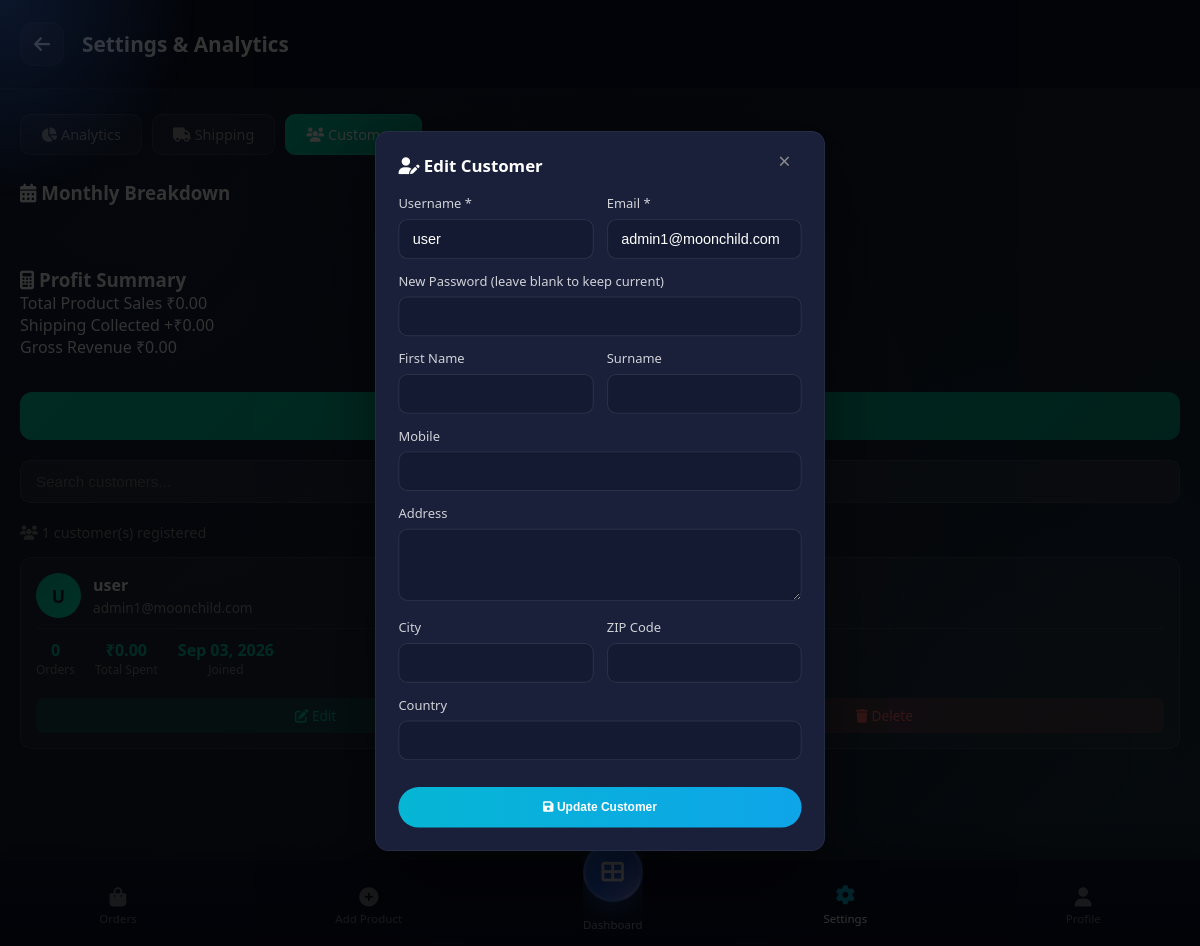
The page /admin_settings.php?edit_customer=2&tab=customers (signed in) on the database its author committed.
### tables this page shows
CREATE TABLE users (
    id INT AUTO_INCREMENT PRIMARY KEY,
    username VARCHAR(50) NOT NULL UNIQUE,
    email VARCHAR(100) NOT NULL UNIQUE,
    password VARCHAR(255) NOT NULL,
    first_name VARCHAR(50) DEFAULT NULL,
    surname VARCHAR(50) DEFAULT NULL,
    mobile VARCHAR(20) DEFAULT NULL,
    address TEXT DEFAULT NULL,
    city VARCHAR(100) DEFAULT NULL,
    zip_code VARCHAR(20) DEFAULT NULL,
    country VARCHAR(100) DEFAULT NULL,
    user_type ENUM('admin', 'user') DEFAULT 'user',
    created_at TIMESTAMP DEFAULT CURRENT_TIMESTAMP
);

### admin_settings.php (the view, shortened to what this page needs)
<?php
require_once 'config.php';
$revenue_stmt = $conn->query("SELECT
    SUM(total_amount) as total_revenue,
    SUM(shipping_cost) as total_shipping,
    SUM(subtotal) as product_revenue,
    COUNT(*) as total_orders
    FROM orders WHERE status != 'cancelled'");
$analytics = $revenue_stmt->fetch(PDO::FETCH_ASSOC);
$monthly_stmt = $conn->query("SELECT
    DATE_FORMAT(created_at, '%Y-%m') as month,
    SUM(total_amount) as revenue,
    SUM(shipping_cost) as shipping,
    COUNT(*) as orders
    FROM orders
    WHERE status != 'cancelled'
    GROUP BY DATE_FORMAT(created_at, '%Y-%m')
    ORDER BY month DESC
    LIMIT 6");
$monthly_data = $monthly_stmt->fetchAll(PDO::FETCH_ASSOC);
$customers_stmt = $conn->query("SELECT u.*,
    (SELECT COUNT(*) FROM orders WHERE user_id = u.id) as order_count,
    (SELECT SUM(total_amount) FROM orders WHERE user_id = u.id AND status != 'cancelled') as total_spent
    FROM users u WHERE u.user_type = 'user' ORDER BY u.created_at DESC");
$customers = $customers_stmt->fetchAll(PDO::FETCH_ASSOC);
$edit_customer = null;
if (isset($_GET['edit_customer'])) {
    $edit_id = (int)$_GET['edit_customer'];
    $edit_stmt = $conn->prepare("SELECT * FROM users WHERE id = ? AND user_type = 'user'");
    $edit_stmt->execute([$edit_id]);
    $edit_customer = $edit_stmt->fetch(PDO::FETCH_ASSOC);
}
$active_tab = $_GET['tab'] ?? 'analytics';
?>
<!DOCTYPE html>
<html lang="en">
<head>
    <link rel="stylesheet" href="shop.css?v=2.1">
    <link rel="stylesheet" href="https://cdnjs.cloudflare.com/ajax/libs/font-awesome/6.4.0/css/all.min.css">
</head>
<body>
    <div class="page-header">
        <a href="admin_dashboard.php" class="back-btn"><i class="fas fa-arrow-left"></i></a>
        <h1 class="page-title">Settings & Analytics</h1>
    </div>
    <main class="main-content">
        <div class="settings-tabs">
            <a href="?tab=analytics" class="settings-tab <?php echo $active_tab === 'analytics' ? 'active' : ''; ?>">
                <i class="fas fa-chart-pie"></i> Analytics
            </a>
            <a href="?tab=shipping" class="settings-tab <?php echo $active_tab === 'shipping' ? 'active' : ''; ?>">
                <i class="fas fa-truck"></i> Shipping
            </a>
            <a href="?tab=customers" class="settings-tab <?php echo $active_tab === 'customers' ? 'active' : ''; ?>">
                <i class="fas fa-users"></i> Customers
            </a>
        </div>
        <div class="detail-card">
            <h3><i class="fas fa-calendar-alt"></i> Monthly Breakdown</h3>
            <?php if(count($monthly_data) > 0): ?>
            <table class="admin-table">
                <thead>
                    <tr>
                        <th>Month</th>
                        <th>Orders</th>
                        <th>Product Sales</th>
                        <th>Shipping</th>
                        <th>Total Revenue</th>
                    </tr>
                </thead>
                <tbody>
                    <?php foreach($monthly_data as $month):
                        $product_sales = $month['revenue'] - $month['shipping'];
                    ?>
                    <tr>
                        <td><?php echo date('F Y', strtotime($month['month'] . '-01')); ?></td>
                        <td><?php echo $month['orders']; ?></td>
                        <td>₹<?php echo number_format($product_sales, 2); ?></td>
                        <td>₹<?php echo number_format($month['shipping'], 2); ?></td>
                        <td><strong>₹<?php echo number_format($month['revenue'], 2); ?></strong></td>
                    </tr>
                    <?php endforeach; ?>
                </tbody>
            </table>
            <?php else: ?>
            <p style="color: #888; text-align: center; padding: 20px;">No sales data available yet.</p>
            <?php endif; ?>
        </div>
        <div class="detail-card">
            <h3><i class="fas fa-calculator"></i> Profit Summary</h3>
            <div class="profit-summary">
                <div class="profit-row">
                    <span>Total Product Sales</span>
                    <span class="positive">₹<?php echo number_format($analytics['product_revenue'] ?? 0, 2); ?></span>
                </div>
                <div class="profit-row">
                    <span>Shipping Collected</span>
                    <span class="positive">+₹<?php echo number_format($analytics['total_shipping'] ?? 0, 2); ?></span>
                </div>
                <div class="profit-row total">
                    <span>Gross Revenue</span>
                    <span>₹<?php echo number_format($analytics['total_revenue'] ?? 0, 2); ?></span>
                </div>
            </div>
            <p style="color: #888; font-size: 0.85rem; margin-top: 15px; text-align: center;">
            </p>
        </div>
        <div class="tab-content <?php echo $active_tab === 'customers' ? 'active' : ''; ?>" id="customers-tab">
            <button class="add-customer-btn" onclick="openAddModal()">
            </button>
            <div class="search-box">
            </div>
            <p class="customer-count"><i class="fas fa-users"></i> <?php echo count($customers); ?> customer(s) registered</p>
            <div id="customerList">
            <?php if(count($customers) > 0): ?>
                <?php foreach($customers as $customer): ?>
                <div class="customer-card" data-name="<?php echo strtolower($customer['username'] . ' ' . $customer['email'] . ' ' . $customer['first_name'] . ' ' . $customer['surname']); ?>">
                    <div class="customer-header">
                        <div class="customer-avatar">
                            <?php echo strtoupper(substr($customer['username'], 0, 1)); ?>
                        </div>
                        <div class="customer-info">
                            <h4><?php echo htmlspecialchars($customer['first_name'] && $customer['surname'] ? $customer['first_name'] . ' ' . $customer['surname'] : $customer['username']); ?></h4>
                            <p><?php echo htmlspecialchars($customer['email']); ?></p>
                        </div>
                    </div>
                    <div class="customer-stats">
                        <div class="customer-stat">
                            <div class="customer-stat-value"><?php echo $customer['order_count']; ?></div>
                            <div class="customer-stat-label">Orders</div>
                        </div>
                        <div class="customer-stat">
                            <div class="customer-stat-value">₹<?php echo number_format($customer['total_spent'] ?? 0, 2); ?></div>
                            <div class="customer-stat-label">Total Spent</div>
                        </div>
                        <div class="customer-stat">
                            <div class="customer-stat-value"><?php echo date('M d, Y', strtotime($customer['created_at'])); ?></div>
                            <div class="customer-stat-label">Joined</div>
                        </div>
                    </div>
                    <div class="customer-actions">
                        <a href="?edit_customer=<?php echo $customer['id']; ?>&tab=customers" class="btn-edit">
                            <i class="fas fa-edit"></i> Edit
                        </a>
                        <a href="?delete_customer=<?php echo $customer['id']; ?>" class="btn-delete" onclick="return confirm('Are you sure you want to delete this customer? This will also delete their orders, cart, and wishlist.');">
                            <i class="fas fa-trash"></i> Delete
                        </a>
                    </div>
                </div>
                <?php endforeach; ?>
            <?php else: ?>
                <p style="color: #888; text-align: center; padding: 40px;">No customers registered yet.</p>
            <?php endif; ?>
            </div>
        </div>
    </main>
    <?php if($edit_customer): ?>
    <div class="modal-overlay active" id="editCustomerModal">
        <div class="modal-content">
            <div class="modal-header">
                <h3><i class="fas fa-user-edit"></i> Edit Customer</h3>
                <a href="?tab=customers" class="modal-close">&times;</a>
            </div>
            <form action="admin_settings.php" method="POST">
                <div class="form-row">
                    <div class="form-group">
                        <label>Username *</label>
                        <input type="text" name="username" value="<?php echo htmlspecialchars($edit_customer['username']); ?>" required>
                    </div>
                    <div class="form-group">
                        <label>Email *</label>
                        <input type="email" name="email" value="<?php echo htmlspecialchars($edit_customer['email']); ?>" required>
                    </div>
                </div>
                <div class="form-group">
                    <label>New Password (leave blank to keep current)</label>
                    <input type="password" name="new_password">
                </div>
                <div class="form-row">
                    <div class="form-group">
                        <label>First Name</label>
                        <input type="text" name="first_name" value="<?php echo htmlspecialchars($edit_customer['first_name'] ?? ''); ?>">
                    </div>
                    <div class="form-group">
                        <label>Surname</label>
                        <input type="text" name="surname" value="<?php echo htmlspecialchars($edit_customer['surname'] ?? ''); ?>">
                    </div>
                </div>
                <div class="form-group">
                    <label>Mobile</label>
                    <input type="text" name="mobile" value="<?php echo htmlspecialchars($edit_customer['mobile'] ?? ''); ?>">
                </div>
                <div class="form-group">
                    <label>Address</label>
                    <textarea name="address" rows="2"><?php echo htmlspecialchars($edit_customer['address'] ?? ''); ?></textarea>
                </div>
                <div class="form-row">
                    <div class="form-group">
                        <label>City</label>
                        <input type="text" name="city" value="<?php echo htmlspecialchars($edit_customer['city'] ?? ''); ?>">
                    </div>
                    <div class="form-group">
                        <label>ZIP Code</label>
                        <input type="text" name="zip_code" value="<?php echo htmlspecialchars($edit_customer['zip_code'] ?? ''); ?>">
                    </div>
                </div>
                <div class="form-group">
                    <label>Country</label>
                    <input type="text" name="country" value="<?php echo htmlspecialchars($edit_customer['country'] ?? ''); ?>">
                </div>
                <button type="submit" class="btn-submit" style="width: 100%; margin-top: 15px;">
                    <i class="fas fa-save"></i> Update Customer
                </button>
            </form>
        </div>
    </div>
    <?php endif; ?>
    <nav class="bottom-nav admin-nav">
        <a href="admin_orders.php" class="nav-item">
            <i class="fas fa-shopping-bag"></i>
            <span>Orders</span>
        </a>
        <a href="product_form.php" class="nav-item">
            <i class="fas fa-plus-circle"></i>
            <span>Add Product</span>
        </a>
        <a href="admin_dashboard.php" class="nav-item center-btn">
            <div class="nav-icon-wrapper">
                <i class="fas fa-th-large"></i>
            </div>
            <span>Dashboard</span>
        </a>
        <a href="admin_settings.php" class="nav-item active">
            <i class="fas fa-cog"></i>
            <span>Settings</span>
        </a>
        <a href="profile.php" class="nav-item">
            <i class="fas fa-user"></i>
            <span>Profile</span>
        </a>
    </nav>
</body>
</html>

### admin_settings.php (style rules this page uses)
.settings-tabs { display: flex; gap: 10px; margin-bottom: 20px; overflow-x: auto; padding-bottom: 5px; }
.settings-tab { padding: 10px 20px; background: rgba(255, 255, 255, 0.05); border: 1px solid rgba(255, 255, 255, 0.1); border-radius: 10px; color: #a0a0a0; text-decoration: none; font-size: 0.9rem; white-space: nowrap; transition: all 0.3s ease; }
.settings-tab.active { background: linear-gradient(135deg, #00d4aa 0%, #00a887 100%); color: #fff; border-color: #00d4aa; }
.tab-content { display: none; }
.tab-content.active { display: block; }
.customer-card { background: rgba(255, 255, 255, 0.05); border-radius: 12px; padding: 15px; margin-bottom: 12px; border: 1px solid rgba(255, 255, 255, 0.1); }
.customer-header { display: flex; align-items: center; gap: 12px; margin-bottom: 10px; }
.customer-avatar { width: 45px; height: 45px; border-radius: 50%; background: linear-gradient(135deg, #00d4aa, #00f5c4); display: flex; align-items: center; justify-content: center; color: #1a1f3a; font-weight: bold; font-size: 1.1rem; }
.customer-info h4 { margin: 0; color: #fff; font-size: 1rem; }
.customer-info p { margin: 2px 0 0; color: #a0a0a0; font-size: 0.85rem; }
.customer-stats { display: flex; gap: 20px; margin: 10px 0; padding: 10px 0; border-top: 1px solid rgba(255, 255, 255, 0.1); }
.customer-stat { text-align: center; }
.customer-stat-value { font-weight: 600; color: #00d4aa; }
.customer-stat-label { font-size: 0.75rem; color: #888; }
.customer-actions { display: flex; gap: 10px; }
.btn-edit, .btn-delete { flex: 1; padding: 8px 15px; border: none; border-radius: 8px; font-size: 0.85rem; cursor: pointer; text-decoration: none; text-align: center; transition: all 0.3s ease; }
.btn-edit { background: rgba(0, 212, 170, 0.2); color: #00d4aa; }
.btn-delete { background: rgba(255, 107, 107, 0.2); color: #ff6b6b; }
.add-customer-btn { display: flex; align-items: center; justify-content: center; gap: 10px; padding: 15px; background: linear-gradient(135deg, #00d4aa 0%, #00a887 100%); color: #fff; border: none; border-radius: 12px; font-size: 1rem; font-weight: 600; cursor: pointer; margin-bottom: 20px; width: 100%; }
.modal-overlay { display: none; position: fixed; top: 0; left: 0; right: 0; bottom: 0; background: rgba(0, 0, 0, 0.8); z-index: 1000; align-items: center; justify-content: center; padding: 20px; }
.modal-overlay.active { display: flex; }
.modal-content { background: #1a1f3a; border-radius: 15px; padding: 25px; max-width: 500px; width: 100%; max-height: 90vh; overflow-y: auto; }
.modal-header { display: flex; justify-content: space-between; align-items: center; margin-bottom: 20px; }
.modal-header h3 { margin: 0; color: #fff; }
.modal-close { background: none; border: none; color: #888; font-size: 1.5rem; cursor: pointer; }
.form-row { display: grid; grid-template-columns: 1fr 1fr; gap: 15px; }
.search-box { margin-bottom: 20px; }
.customer-count { color: #888; font-size: 0.9rem; margin-bottom: 15px; }

### rows shown on the page
users: username "U", username "user", email "admin1@moonchild.com", order_count "0", total_spent "0.00", created_at "Sep 03, 2026"

### other values the page prints
$analytics['product_revenue'] "0.00"
$analytics['total_shipping'] "0.00"
$analytics['total_revenue'] "0.00"
